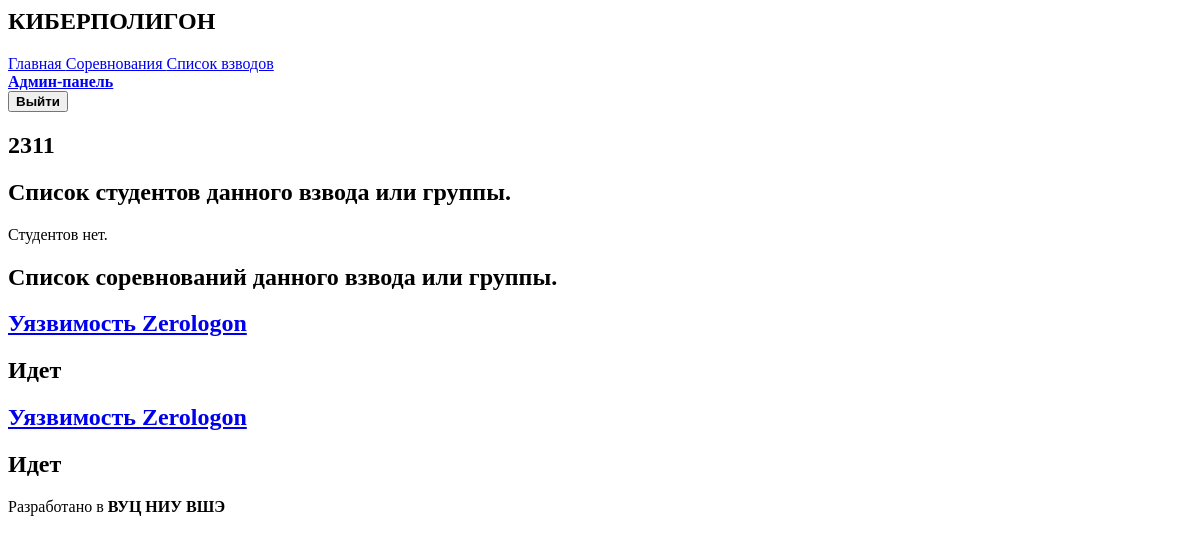
The app's page /cyberpolygon/platoons/11/ (signed in), older data.
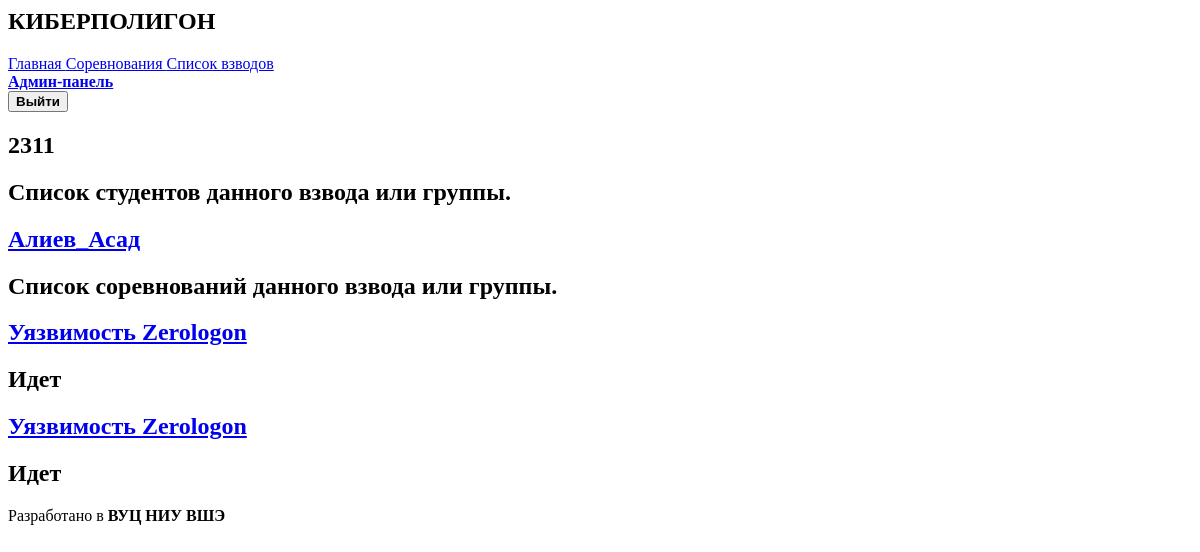
The same page, newer data.
### interface/models.py (models this page shows, shortened)
class Competition(models.Model):
    slug = models.SlugField('Название в адресной строке', unique=True)
    start = models.DateTimeField("Начало")
    finish = models.DateTimeField("Конец")
    lab = models.ForeignKey(Lab,
                                related_name="competitions",
                                on_delete=models.CASCADE,
                                verbose_name="Лабораторная работа",
                                null=True)
    platoons = models.ManyToManyField(Platoon)
    participants = models.IntegerField("Количество участников", null=True, default=0)
    class Meta:
        verbose_name = 'Соревнование'
        verbose_name_plural = 'Соревнования'

class Lab(models.Model):
    name = models.CharField('Имя', max_length=255, primary_key=True)
    description = models.TextField('Описание')
    answer_flag = models.CharField('Ответный флаг', max_length=1024, blank=True,null=True)
    slug = models.SlugField('Название в адресной строке', unique=True)
    class Meta:
        verbose_name = 'Лабораторная работа'
        verbose_name_plural = 'Лабораторные работы'

class User(AbstractUser):
    platoon = models.ForeignKey(Platoon,
                                related_name="students",
                                on_delete=models.CASCADE,
                                verbose_name="взвод",
                                null=True)
    class Meta:
        verbose_name = 'Пользователь'
        verbose_name_plural = 'Пользователи'

### interface/views.py (the view)
# urls.py: path("platoons/<id>/", PlatoonDetailView.as_view(), name="platoon-detail"),
class PlatoonDetailView(DetailView):
    model = Platoon
    pk_url_kwarg = 'id'
    def get_context_data(self, **kwargs):
        context = super().get_context_data(**kwargs)
        user_list = User.objects.filter(platoon = context["platoon"]).exclude(username = "admin")
        context["user_list"] = user_list
        competitions ={}
        comps = Competition.objects.filter(platoons = context["platoon"])
        for comp in comps:
            if (comp.finish - timezone.now()).seconds < 0:
                competitions[comp] = False
            else:
                competitions[comp] = True
        context["competitions"] = competitions
        logging.debug(context)
        logging.debug(competitions)
        return context

### templates/interface/platoon_detail.html
{% extends 'interface/base.html' %}
{% block content %}
{% if user.is_superuser %}
    <div class="columns is-centered">
        <div class="column is-two-thirds">
            <h1 class="title is-2">{{ object.number }}</h1>
            <h2 class="title is-3">Список студентов данного взвода или группы.</h2>
                {% for student in user_list %}
                        <div class="box">
                            <h2 class="title is-5"><a href = " {% url 'interface:user-detail' student.id %}">{{student.username}}</a></h2>
                        </div>
                {% empty %}
                <p class = "content is-medium">Студентов нет.</p>
                {% endfor %}
            <h2 class="title is-3">Список соревнований данного взвода или группы.</h2>
                {% for comp, info in competitions.items %}
                        <div class="box">
                            <h2 class="title is-3 is-link"><a href="{% url 'interface:competition-list' %}{{ comp.slug }}">{{ comp.lab.name }}</a></h2>
                            {% if info %}
                                <h2 class="tag is-success"> Идет </h2>
                            {% else %}
                                <h2 class="tag is-danger"> Окончено </h2>
                            {% endif %}
                        </div>
                {% empty %}
                <p class = "content is-medium">Соревнований нет.</p>
                {% endfor %}
        </div>
    </div>
{% endif %}
{% endblock %}

Row changes from the older to the newer data that the page shows:
added User: username "Алиев_Асад"
Text that changed along with them:
text no longer shown: "Студентов нет."
